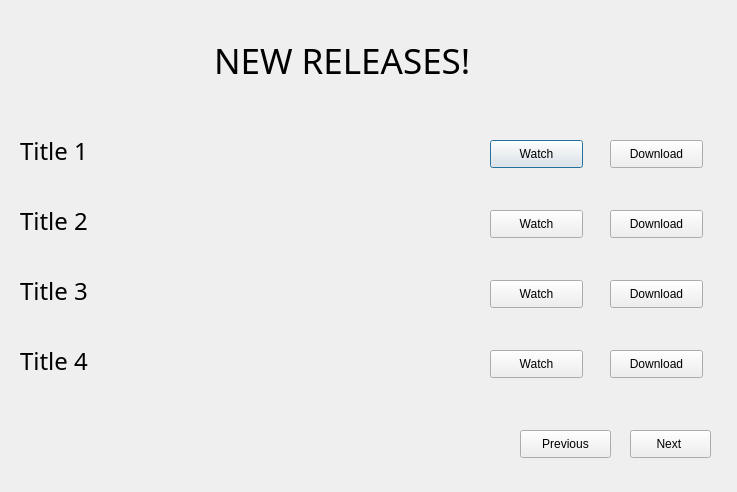
<?xml version="1.0" encoding="UTF-8"?>
<ui version="4.0">
 <class>Dialog</class>
 <widget class="QDialog" name="Dialog">
  <property name="geometry">
   <rect>
    <x>0</x>
    <y>0</y>
    <width>737</width>
    <height>492</height>
   </rect>
  </property>
  <property name="windowTitle">
   <string>Notification</string>
  </property>
  <widget class="QLabel" name="BGR">
   <property name="geometry">
    <rect>
     <x>-40</x>
     <y>0</y>
     <width>801</width>
     <height>821</height>
    </rect>
   </property>
   <property name="text">
    <string/>
   </property>
   <property name="pixmap">
    <pixmap>../Images/011.jpg</pixmap>
   </property>
  </widget>
  <widget class="QLabel" name="head">
   <property name="geometry">
    <rect>
     <x>214</x>
     <y>30</y>
     <width>361</width>
     <height>61</height>
    </rect>
   </property>
   <property name="font">
    <font>
     <family>High Tower Text</family>
     <pointsize>26</pointsize>
     <stylestrategy>PreferDefault</stylestrategy>
    </font>
   </property>
   <property name="text">
    <string>NEW RELEASES!</string>
   </property>
  </widget>
  <widget class="QLabel" name="title1">
   <property name="geometry">
    <rect>
     <x>20</x>
     <y>120</y>
     <width>451</width>
     <height>61</height>
    </rect>
   </property>
   <property name="font">
    <font>
     <family>High Tower Text</family>
     <pointsize>18</pointsize>
     <stylestrategy>PreferDefault</stylestrategy>
    </font>
   </property>
   <property name="text">
    <string>Title 1</string>
   </property>
  </widget>
  <widget class="QPushButton" name="watch1">
   <property name="geometry">
    <rect>
     <x>490</x>
     <y>140</y>
     <width>93</width>
     <height>28</height>
    </rect>
   </property>
   <property name="text">
    <string>Watch</string>
   </property>
  </widget>
  <widget class="QPushButton" name="ddl1">
   <property name="geometry">
    <rect>
     <x>610</x>
     <y>140</y>
     <width>93</width>
     <height>28</height>
    </rect>
   </property>
   <property name="text">
    <string>Download</string>
   </property>
  </widget>
  <widget class="QPushButton" name="ddl2">
   <property name="geometry">
    <rect>
     <x>610</x>
     <y>210</y>
     <width>93</width>
     <height>28</height>
    </rect>
   </property>
   <property name="text">
    <string>Download</string>
   </property>
  </widget>
  <widget class="QLabel" name="title2">
   <property name="geometry">
    <rect>
     <x>20</x>
     <y>190</y>
     <width>441</width>
     <height>61</height>
    </rect>
   </property>
   <property name="font">
    <font>
     <family>High Tower Text</family>
     <pointsize>18</pointsize>
     <stylestrategy>PreferDefault</stylestrategy>
    </font>
   </property>
   <property name="text">
    <string>Title 2</string>
   </property>
  </widget>
  <widget class="QPushButton" name="watch2">
   <property name="geometry">
    <rect>
     <x>490</x>
     <y>210</y>
     <width>93</width>
     <height>28</height>
    </rect>
   </property>
   <property name="text">
    <string>Watch</string>
   </property>
  </widget>
  <widget class="QPushButton" name="ddl3">
   <property name="geometry">
    <rect>
     <x>610</x>
     <y>280</y>
     <width>93</width>
     <height>28</height>
    </rect>
   </property>
   <property name="text">
    <string>Download</string>
   </property>
  </widget>
  <widget class="QPushButton" name="watch3">
   <property name="geometry">
    <rect>
     <x>490</x>
     <y>280</y>
     <width>93</width>
     <height>28</height>
    </rect>
   </property>
   <property name="text">
    <string>Watch</string>
   </property>
  </widget>
  <widget class="QLabel" name="title3">
   <property name="geometry">
    <rect>
     <x>20</x>
     <y>260</y>
     <width>441</width>
     <height>61</height>
    </rect>
   </property>
   <property name="font">
    <font>
     <family>High Tower Text</family>
     <pointsize>18</pointsize>
     <stylestrategy>PreferDefault</stylestrategy>
    </font>
   </property>
   <property name="text">
    <string>Title 3</string>
   </property>
  </widget>
  <widget class="QPushButton" name="ddl4">
   <property name="geometry">
    <rect>
     <x>610</x>
     <y>350</y>
     <width>93</width>
     <height>28</height>
    </rect>
   </property>
   <property name="text">
    <string>Download</string>
   </property>
  </widget>
  <widget class="QPushButton" name="watch4">
   <property name="geometry">
    <rect>
     <x>490</x>
     <y>350</y>
     <width>93</width>
     <height>28</height>
    </rect>
   </property>
   <property name="text">
    <string>Watch</string>
   </property>
  </widget>
  <widget class="QLabel" name="title4">
   <property name="geometry">
    <rect>
     <x>20</x>
     <y>330</y>
     <width>441</width>
     <height>61</height>
    </rect>
   </property>
   <property name="font">
    <font>
     <family>High Tower Text</family>
     <pointsize>18</pointsize>
     <stylestrategy>PreferDefault</stylestrategy>
    </font>
   </property>
   <property name="text">
    <string>Title 4</string>
   </property>
  </widget>
  <widget class="QPushButton" name="next">
   <property name="geometry">
    <rect>
     <x>630</x>
     <y>430</y>
     <width>81</width>
     <height>28</height>
    </rect>
   </property>
   <property name="text">
    <string>Next </string>
   </property>
  </widget>
  <widget class="QPushButton" name="back">
   <property name="geometry">
    <rect>
     <x>520</x>
     <y>430</y>
     <width>91</width>
     <height>28</height>
    </rect>
   </property>
   <property name="text">
    <string>Previous</string>
   </property>
  </widget>
 </widget>
 <resources/>
 <connections/>
</ui>
